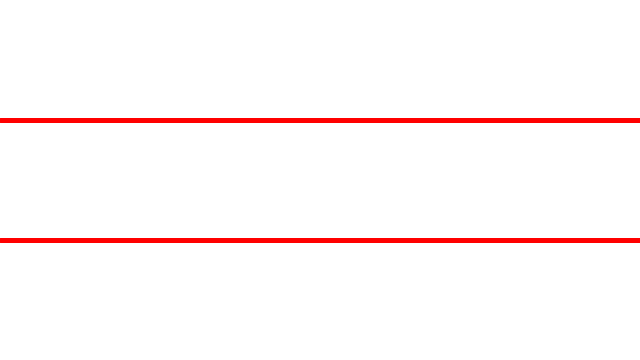
Frame 1 (no input)
Frame 60 (the mouse pressed at the canvas centre just before this capture): identical to frame 1, image omitted
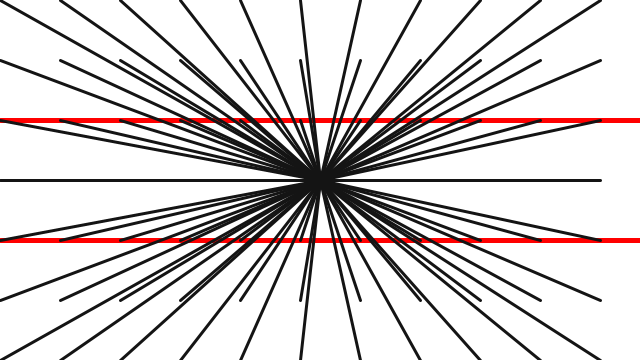
Frame 120 (the mouse held since frame 60 and released just before this capture)

The Processing sketch that drew these frames (run headless with seeded random() and noise(); from frame 60 on, the mouse is pressed at the canvas centre):

// Processing sketch: Hering_Illusion
// ── Hering_Illusion.pde
int gridSize = 60;
void setup() {
  size(640, 360);

}

void draw() {
  background(255, 255, 255);
  stroke(255, 0, 0);
  strokeWeight(5);
  if (!mousePressed) {    
    line(0, height/3 , width, height/3);
    line(0, 2*height/3 , width, 2*height/3);
    
  } else {
    background(255, 255,255);
    stroke(255, 0, 0);
    line(0, height/3 , width, height/3);
    line(0, 2*height/3 , width, 2*height/3);
    
    for (int x = 0; x <= width ; x += gridSize) {
    for (int y = 0; y <= height; y += gridSize) {
      //noStroke();
      //fill(255);
      strokeWeight(3);
      stroke( 20, 20, 20);
      line(x, y, width/2, height/2);
    }
  }
    
    
  }
}
